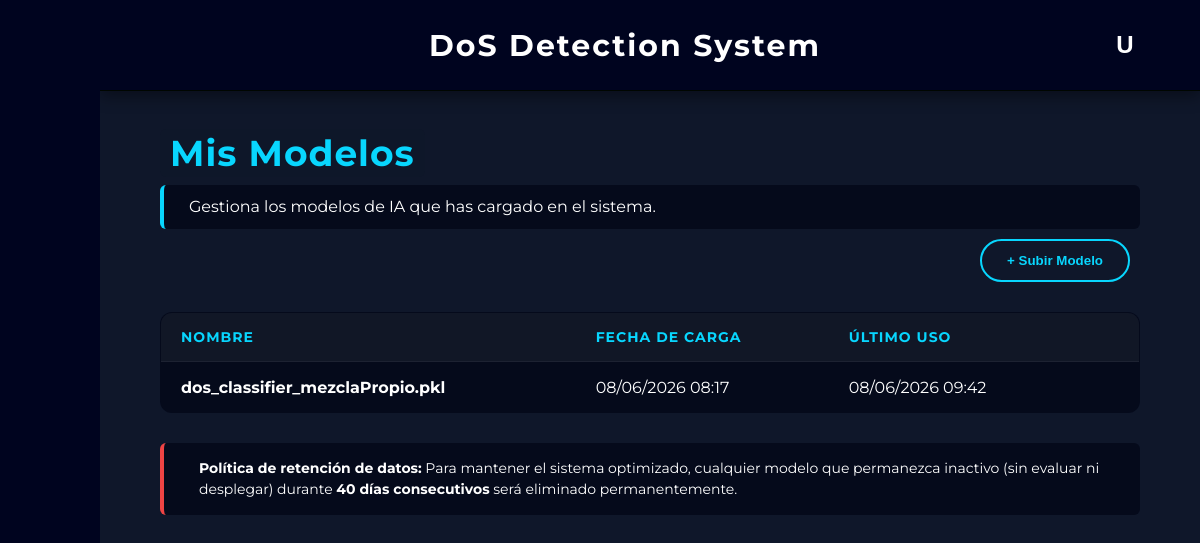
Page /modelos (signed in) on the earlier database version.
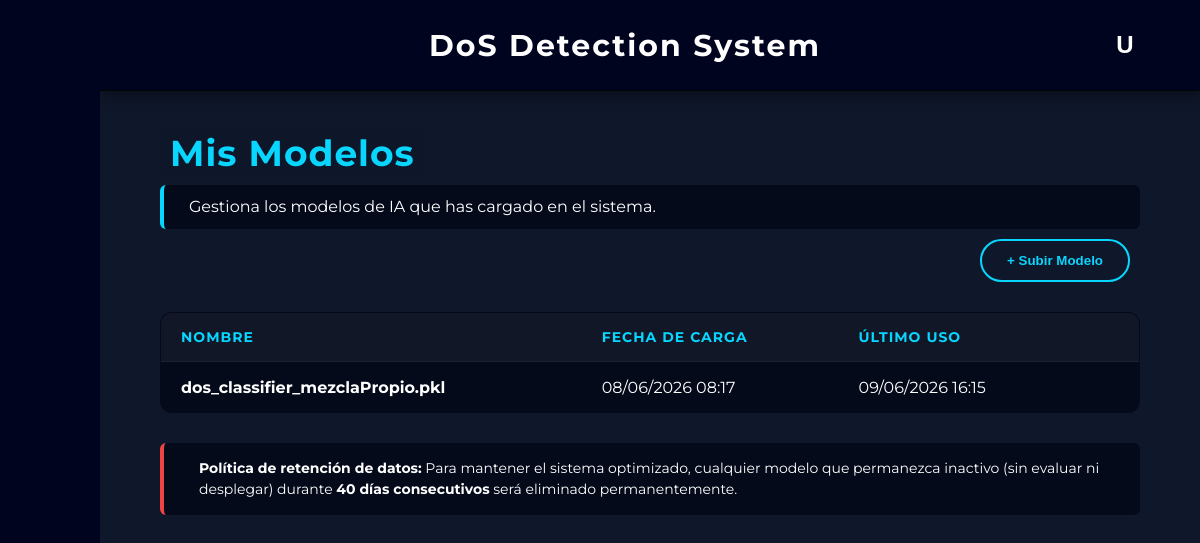
Same page on the later database version.
### app/models.py (models this page shows)
class Modelo(db.Model):
    __tablename__ = 'modelos'
    id = db.Column(db.Integer, primary_key=True)
    nombre = db.Column(db.String(150), nullable=False)
    ruta_archivo = db.Column(db.String(255), nullable=False)
    usuario_id = db.Column(db.Integer, db.ForeignKey('usuarios.id'), nullable=False)
    fecha_subida = db.Column(db.DateTime, default=datetime.now(pytz.timezone('Europe/Madrid')))
    fecha_ultimo_uso = db.Column(db.DateTime, default=datetime.now(pytz.timezone('Europe/Madrid')))
    usuario = db.relationship('User', backref=db.backref('modelos', cascade="all, delete-orphan", lazy=True))

### app/routes/pages/modelos.py (the view)
@modelos_bp.route("/modelos", methods=["GET"])
def index():
    if session.get('guest'):
        datos_invitado = session.get('guest_models', [])
        modelos = [ModeloInvitado(m['nombre'], m['fecha_subida']) for m in datos_invitado]
    else:
        user_id = session.get('user_id')
        if not user_id:
            return redirect(url_for('auth.login'))
        modelos = Modelo.query.filter_by(usuario_id=user_id).order_by(Modelo.fecha_subida.desc()).all()
    return render_template("modelos.html", modelos=modelos)

### app/templates/modelos.html (shortened to what this page needs)
{% extends "base.html" %}
{% block content %}
<div style="padding: 40px 60px;">
    <h2><span style="color: #08d6fe; background-color: #0f172ad3; padding: 2px 10px; border-radius: 6px; margin-bottom: 30px; font-size: 36px; letter-spacing: 1px;">Mis Modelos</span></h2>
    <div style="margin-top: 10px; margin-bottom: 10px; padding: 10px 10px; background: rgba(2, 6, 23, 0.726); border-left: 4px solid #08d6fe; border-radius: 6px; display: flex; align-items: center; gap: 15px;">
        <p style="color: white; font-size: 16px; margin: 0; line-height: 1.5;">
            Gestiona los modelos de IA que has cargado en el sistema.
        </p>
    </div>
    <div class="table-header">
        <button class="action-btn" onclick="openModal()">+ Subir Modelo</button>
    </div>
    <table class="glass-table">
        <thead>
            <tr>
                <th>Nombre</th>
                <th>Fecha de Carga</th>
                <th>Último Uso</th>
                <th style="text-align: center;"> </th>
            </tr>
        </thead>
        <tbody>
            {% for modelo in modelos %}
            <tr>
                <td style="font-weight: bold;">{{ modelo.nombre }}</td>
                <td>{{ modelo.fecha_subida.strftime('%d/%m/%Y %H:%M') }}</td>
                <td>{{ modelo.fecha_ultimo_uso.strftime('%d/%m/%Y %H:%M') }}</td>
                <td style="text-align: center;">
                    <form action="{{ url_for('modelos.delete', model_id=(modelo.id if not session.get('guest') else loop.index0)) }}"
                        method="POST"
                        onsubmit="confirmAction(event, this, '¿Quiere eliminar este modelo?');"
                        style="display: inline;">
                        <button type="submit" class="delete-btn" title="Eliminar Modelo">
                        </button>
                    </form>
                </td>
            </tr>
            {% else %}
            <tr>
                <td colspan="4" style="text-align: center; padding: 30px; opacity: 0.7;">No has subido ningún modelo todavía.</td>
            </tr>
            {% endfor %}
        </tbody>
    </table>
    <div style="margin-top: 30px; padding: 15px 20px; background: rgba(2, 6, 23, 0.726); border-left: 4px solid #ef4444; border-radius: 6px; display: flex; align-items: center; gap: 15px;">
        <p style="color: white; font-size: 14px; margin: 0; line-height: 1.5;">
            {% if session.get('guest') %}
                <strong>Sesión temporal:</strong> Estás utilizando una cuenta de invitado. Todos los modelos que registres serán <strong>eliminados permanentemente</strong> en el momento en que cierres la sesión.
            {% else %}
                <strong>Política de retención de datos:</strong> Para mantener el sistema optimizado, cualquier modelo que permanezca inactivo (sin evaluar ni desplegar) durante <strong>40 días consecutivos</strong> será eliminado permanentemente.
            {% endif %}
        </p>
    </div>
</div>
{% endblock %}

Differences in the rows shown:
changed Modelo "dos_classifier_mezclaPropio.pkl": fecha_ultimo_uso "08/06/2026 09:42" → "09/06/2026 16:15"
